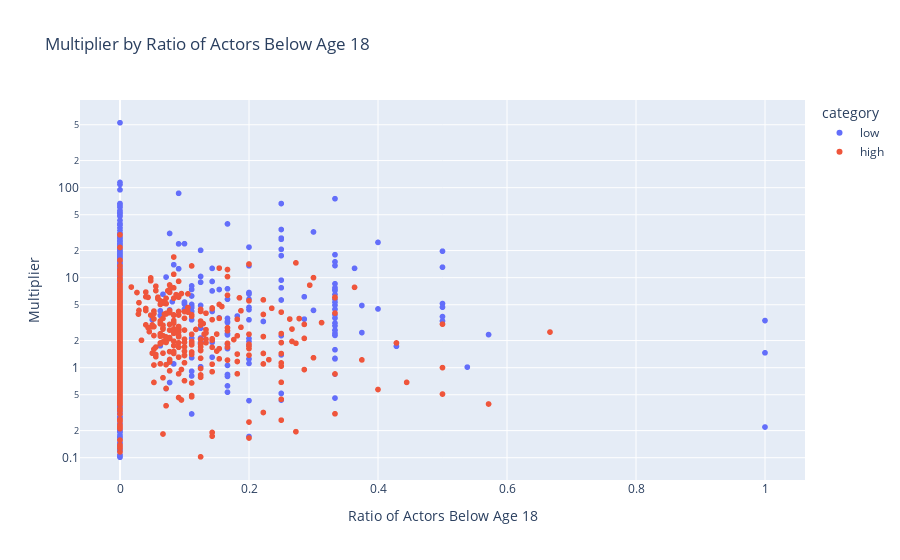

Here is the notebook cell this chart was saved with:
### Code cell
# Plot the multiplier vs original language 

fig = px.scatter(df, x='below18', y='multiplier', color='category',
                 labels={'below18': 'Ratio of Actors Below Age 18', 'multiplier': 'Multiplier'},
                 title='Multiplier by Ratio of Actors Below Age 18', log_y=True)

fig.show()

fig.write_html("./plots_html/multipler_actors_age.html",include_plotlyjs = False)

### Figure 1 — Plotly figure (JSON) as saved in the notebook; plotly's stock layout.template omitted (floating-point values rounded to 4 significant figures; data arrays with more than 128 entries replaced by an {"elided": "..."} marker saying what was removed)
{"data": [{"hovertemplate": "category=low<br>Ratio of Actors Below Age 18=%{x}<br>Multiplier=%{y}<extra></extra>", "legendgroup": "low", "marker": {"color": "#636efa", "symbol": "circle"}, "mode": "markers", "name": "low", "showlegend": true, "type": "scattergl", "x": {"elided": "855 float values"}, "xaxis": "x", "y": {"elided": "855 float values"}, "yaxis": "y"}, {"hovertemplate": "category=high<br>Ratio of Actors Below Age 18=%{x}<br>Multiplier=%{y}<extra></extra>", "legendgroup": "high", "marker": {"color": "#EF553B", "symbol": "circle"}, "mode": "markers", "name": "high", "showlegend": true, "type": "scattergl", "x": {"elided": "846 float values"}, "xaxis": "x", "y": {"elided": "846 float values"}, "yaxis": "y"}], "layout": {"legend": {"title": {"text": "category"}, "tracegroupgap": 0}, "title": {"text": "Multiplier by Ratio of Actors Below Age 18"}, "xaxis": {"anchor": "y", "domain": [0, 1], "title": {"text": "Ratio of Actors Below Age 18"}}, "yaxis": {"anchor": "x", "domain": [0, 1], "title": {"text": "Multiplier"}, "type": "log"}}}
